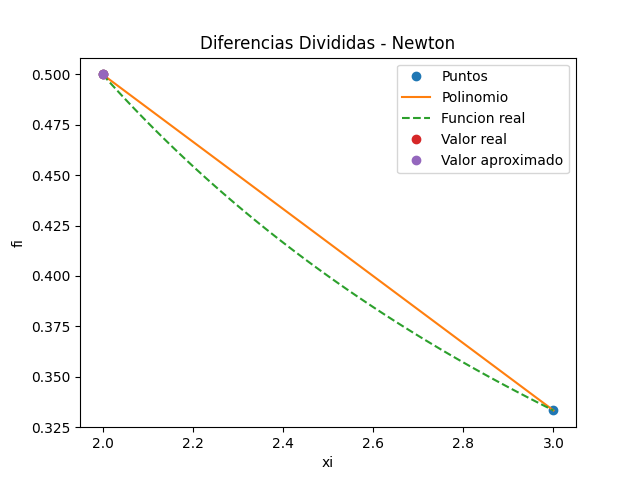

Reproduce this figure in Python.
# Polinomio interpolación
# Diferencias Divididas de Newton
# Tarea: Verificar tamaño de vectores,
#        verificar puntos equidistantes en x
import numpy as np
import sympy as sym
import matplotlib.pyplot as plt

# g = funcion a aproximar
# approxValue = valor a aproximar
# xi = vector de puntos x
# fi = vector de puntos f(x)


def newton(g, approxValue, xi, fi):
    x = sym.Symbol("x")

    # PROCEDIMIENTO

    # Tabla de Diferencias Divididas Avanzadas
    titulo = ['i ', 'xi', 'fi']
    n = len(xi)  # longitud del arreglo
    numbers = np.arange(0, n, 1)  # rango numerico entre: inicio, fin, step
    tabla = np.concatenate(([numbers], [xi], [fi]), axis=0)
    tabla = np.transpose(tabla)  # da vuelta la tabla

    # diferencias divididas vacia
    dfinita = np.zeros((n, n-1), dtype=float)
    tabla = np.concatenate((tabla, dfinita), axis=1)
    # genera posiciones llenas de 0 a la derecha de los
    # datos ya ingresados en la tabla, donde estarán
    # los valores calculados

    # Calcula tabla, inicia en columna 3
    [n, m] = np.shape(tabla)
    diagonal = n-1
    j = 3  # empieza en 3 porque ahi estan los 0 en la tabla
    while (j < m):
        # Añade título para cada columna
        numeroCol = str(j-2)
        titulo.append('F['+numeroCol+']')

        # cada fila de columna
        i = 0
        paso = j-2  # inicia en 1
        while (i < diagonal):
            denominador = (xi[i+paso]-xi[i])
            numerador = tabla[i+1, j-1]-tabla[i, j-1]
            tabla[i, j] = numerador/denominador
            i = i+1
        diagonal = diagonal - 1
        j = j+1

    # POLINOMIO con diferencias Divididas
    # caso: puntos equidistantes en eje x
    dDividida = tabla[0, 3:]  # trae los valores de la 1era fila
    n = len(dfinita)

    # expresión del polinomio con Sympy
    x = sym.Symbol('x')
    polinomio = fi[0]
    for j in range(1, n, 1):
        factor = dDividida[j-1]
        termino = 1
        for k in range(0, j, 1):
            termino = termino*(x-xi[k])
        polinomio = polinomio + termino*factor

    # simplifica multiplicando entre (x-xi)
    polisimple = polinomio.expand()

    # polinomio para evaluacion numérica
    px = sym.lambdify(x, polisimple)

    # Puntos para la gráfica
    muestras = 101  # constante
    a = np.min(xi)  # minimo de las entradas
    b = np.max(xi)  # máximo de las entradas
    if (approxValue < a):
        a = approxValue
    elif (approxValue > b):
        b = approxValue
    # similar a np.arange, pero usa num de elementos en vez de step
    pxi = np.linspace(a, b, muestras)  # start,stop,#elements
    pfi = px(pxi)

    gx = sym.lambdify(x, g)
    pgi = gx(pxi)

    real = gx(approxValue)
    aprox = px(approxValue)

    error = abs(real - aprox) * 100

    # SALIDA
    np.set_printoptions(precision=2)  # elegimos como mostrar decimales
    print('--------------------------------------')
    print('-------------- NEWTON ----------------')
    print('--------------------------------------')
    print("")
    print('Tabla Diferencias Divididas')
    print('', titulo)  # espacio para que se alinee correctamente
    print(tabla)
    print('dDividida: ')
    print(dDividida)
    print('polinomio: ')
    print(polinomio)
    print('polinomio simplificado: ')
    print(polisimple)
    print("")
    print("")
    print(f'Valor X deseado: {approxValue:}')
    if (isinstance(real, float)):
        print(f'Valor f(x) real: {real:.4}')
        print(f'Valor f(x) aprox: {aprox:.4}')
    else:
        print(f'Valor f(x) real: {real:}')
        print(f'Valor f(x) aprox: {aprox:}')

    print(" ")
    if (isinstance(error, float)):
        print(f'Error: {error:.4}%')
    else:
        print(f'Error: {error:}%')

    # MATPLOTLIB - GRAFICA
    plt.figure(num='Newton')
    plt.plot(xi, fi, 'o', label='Puntos')
    plt.plot(pxi, pfi, label='Polinomio')
    plt.plot(pxi, pgi, "--", label="Funcion real")
    plt.plot(approxValue, g.subs(x, approxValue), 'o', label="Valor real")
    plt.plot(approxValue, px(approxValue), 'o', label="Valor aproximado")
    plt.legend()
    plt.xlabel('xi')
    plt.ylabel('fi')
    plt.title('Diferencias Divididas - Newton')
    plt.savefig("results/newton.png")


# x = sym.Symbol('x')
# newton(sym.sin(x), 5, [0, 1, 3], [0, 0.841, 0.141])
# plt.show()

# x = sym.Symbol('x')
# newton(sym.sin(sym.ln(x)), 7, [1, 2, 3,4,5], [0,0.639,0.891,0.983,0.999])
# plt.show()

